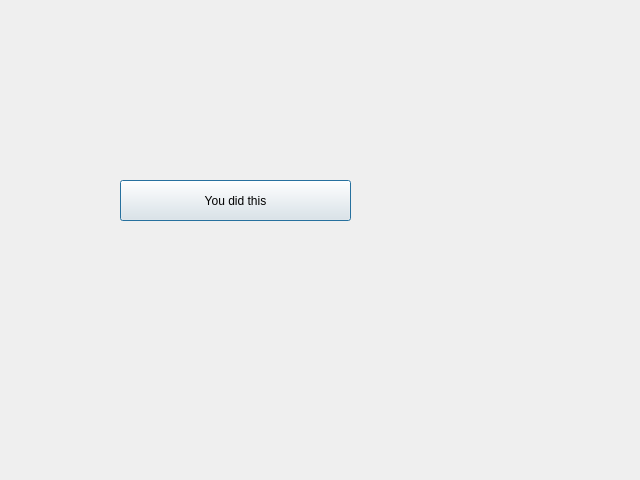
<?xml version="1.0" encoding="UTF-8"?>
<ui version="4.0">
 <class>Dialog</class>
 <widget class="QDialog" name="Dialog">
  <property name="geometry">
   <rect>
    <x>0</x>
    <y>0</y>
    <width>640</width>
    <height>480</height>
   </rect>
  </property>
  <property name="windowTitle">
   <string>Dialog</string>
  </property>
  <widget class="QPushButton" name="go_back">
   <property name="geometry">
    <rect>
     <x>120</x>
     <y>180</y>
     <width>231</width>
     <height>41</height>
    </rect>
   </property>
   <property name="text">
    <string>You did this</string>
   </property>
  </widget>
 </widget>
 <resources/>
 <connections/>
</ui>
